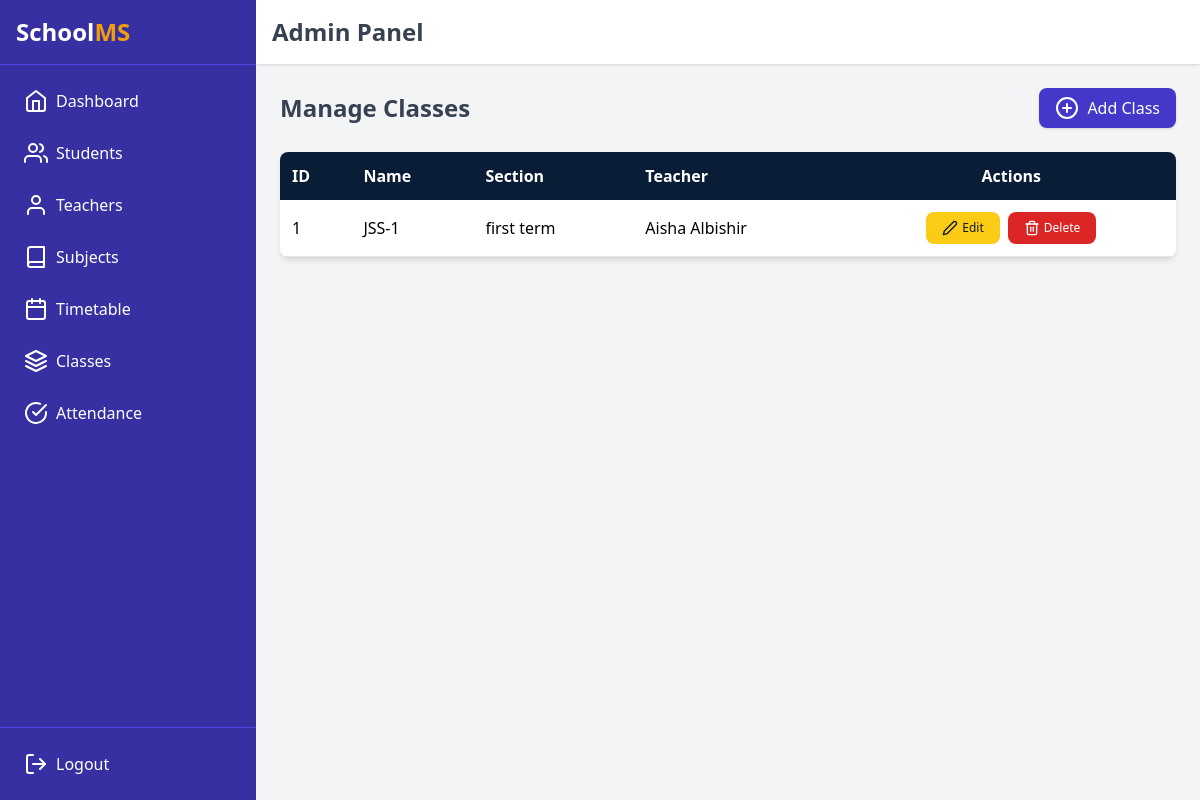
The page /academics/classes/ on the database its author committed.
### academics/models.py (models this page shows, shortened)
class StudentClass(models.Model):
    class_name = models.CharField(max_length=50)
    section = models.CharField(max_length=10)
    teacher = models.ForeignKey('teachers.Teacher', on_delete=models.SET_NULL, null=True, blank=True, related_name='main_classes')

### teachers/models.py (models this page shows, shortened)
class Teacher(models.Model):
    user = models.OneToOneField(User, on_delete=models.CASCADE, related_name='teacher_profile')
    contact = models.CharField(max_length=15)
    email = models.EmailField()
    profile_image = models.ImageField(upload_to='teacher_profiles/', default='teacher_profiles/default.png')

### academics/views.py (the view)
# urls.py: path("classes/", views.manage_classes, name="manage_classes"),
def manage_classes(request):
    classes = StudentClass.objects.all().order_by("class_name", "section")
    return render(request, "academics/manage_classes.html", {"classes": classes})

### academics/templates/academics/manage_classes.html
{% extends "admin_base.html" %}
{% load static %}
{% block content %}
<div class="flex justify-between items-center mb-6">
  <h1 class="text-2xl font-bold text-gray-700">Manage Classes</h1>
  <a href="{% url 'add_class' %}" class="flex items-center space-x-2 bg-indigo-700 hover:bg-indigo-800 text-white px-4 py-2 rounded-lg shadow transition">
    <i data-feather="plus-circle"></i>
    <span>Add Class</span>
  </a>
</div>
<div class="overflow-x-auto bg-white shadow-md rounded-lg">
  <table class="w-full text-left border-collapse">
    <thead class="bg-[#0A1D37] text-white">
      <tr>
        <th class="p-3">ID</th>
        <th class="p-3">Name</th>
        <th class="p-3">Section</th>
        <th class="p-3">Teacher</th>
        <th class="p-3 text-center">Actions</th>
      </tr>
    </thead>
    <tbody>
      {% for cls in classes %}
      <tr class="border-b hover:bg-gray-100">
        <td class="p-3">{{ cls.id }}</td>
        <td class="p-3">{{ cls.class_name }}</td>
        <td class="p-3">{{ cls.section }}</td>
        <td class="p-3">{{ cls.teacher.user.get_full_name|default:"—" }}</td>
        <td class="p-3 flex gap-2 justify-center">
          <a href="{% url 'edit_class' cls.id %}" class="flex items-center bg-yellow-400 text-gray-900 px-4 py-2 rounded-lg hover:bg-yellow-500 text-xs font-medium">
            <i data-feather="edit-2" class="w-4 h-4 mr-1"></i> Edit
          </a>
          <a href="{% url 'delete_class' cls.id %}" onclick="return confirm('Are you sure you want to delete this class?');" class="flex items-center bg-red-600 text-white px-4 py-2 rounded-lg hover:bg-red-700 text-xs font-medium">
            <i data-feather="trash-2" class="w-4 h-4 mr-1"></i> Delete
          </a>
        </td>
      </tr>
      {% empty %}
      <tr><td colspan="5" class="p-3 text-center text-gray-500">No classes found.</td></tr>
      {% endfor %}
    </tbody>
  </table>
</div>
{% endblock %}

### rows shown on the page
StudentClass: id "1", class_name "JSS-1", section "first term", teacher.user.get_full_name "Aisha Albishir"
